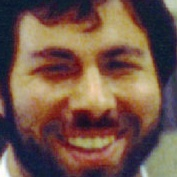
#> input picture images/haarcascade/ROI.jpg, 177 x 177 px
$ python step3_blurred.py
#> lines starting #> are read from the running program, lines starting #| are printed output that depends on the picture
import cv2
import numpy as np

# Otvoranje na slika koja treba da se zamagli
image = cv2.imread("images/haarcascade/ROI.jpg")
#> image is the input picture: shape (177, 177, 3); mean B, G, R 74.1, 86.8, 115

# Definiranje na shirochina, visina i faktor na zamagluvanje
(h, w) = image.shape[:2]
#> h = 177; w = 177

# Faktorot na zamagluvanje ja odreduva zamaglenosta na sliakta, shto pomal toa pogolema i zamaglenost
factor = 2.0

# Avtomatsko presmetuvanje na golemina na jadroto
kH = int(h/factor)
#> kH = 88
kW = int(w/factor)
#> kW = 88

# Sigurnost deka goleminata e neparna
if kW % 2 == 0:
	kW -= 1
#> kW = 87
# Sigurnost deka goleminata e neparna
if kH % 2 == 0:
	kH -= 1
#> kH = 87
gaussian = cv2.GaussianBlur(image, (kW,kH), 0)
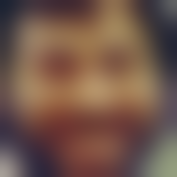
#> gaussian: shape (177, 177, 3); mean B, G, R 74, 86.8, 115.1
cv2.imwrite("images/blur/gaussian.jpg", gaussian)
